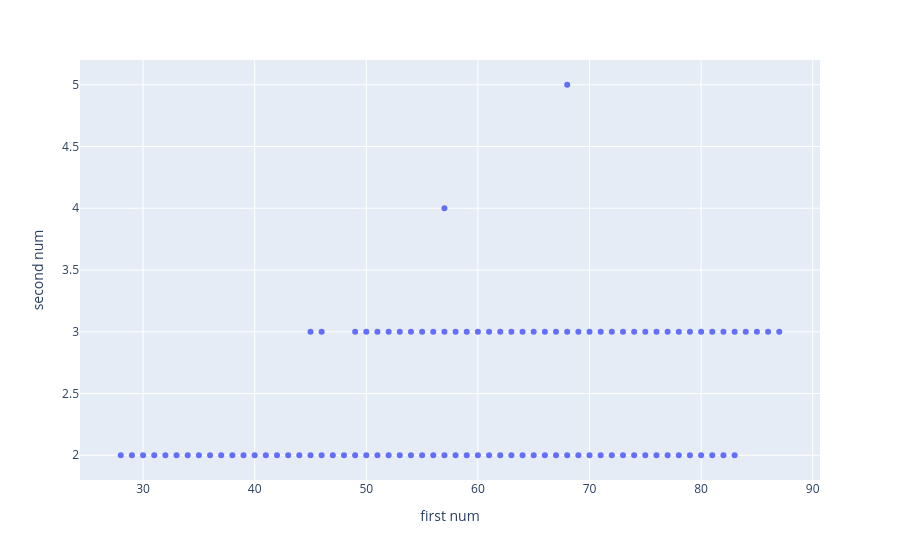

Notebook cell for this chart:
### Markdown cell above
There are some columns with strange values, like:  

CDM	38+2  
LB	42+2  
RB	42+2  
LWB	45+2  

These columns refer to football (soccer) player positions and their ratings  
The first number (e.g., 38) represents the player's base rating or score for that position.  
The +2 indicates a potential improvement or bonus to the player's base rating for that position.  

They are distributed like this:

### Code cell
rdm = pd.DataFrame(fifa.RDM.unique(), columns=["val"])
rdm.val.apply(lambda v: str(v).split("+"))
rdm.dropna(inplace=True)
rdm[["first num", "second num"]] = rdm["val"].str.split("+", n=1, expand=True)
rdm["first num"] = rdm["first num"].astype(int)
rdm["second num"] = rdm["second num"].astype(int)
px.scatter(rdm, x="first num", y="second num")

### Figure 1 — Plotly figure (JSON) as saved in the notebook; plotly's stock layout.template omitted (floating-point values rounded to 4 significant figures)
{"data": [{"hovertemplate": "first num=%{x}<br>second num=%{y}<extra></extra>", "legendgroup": "", "marker": {"color": "#636efa", "symbol": "circle"}, "mode": "markers", "name": "", "orientation": "v", "showlegend": false, "type": "scatter", "x": [61, 61, 60, 77, 63, 81, 68, 84, 62, 82, 70, 87, 58, 66, 67, 86, 65, 56, 76, 85, 68, 73, 71, 83, 53, 75, 78, 80, 79, 59, 65, 64, 78, 80, 59, 74, 77, 72, 57, 73, 79, 75, 62, 57, 81, 54, 57, 76, 51, 69, 55, 58, 69, 83, 74, 55, 53, 68, 56, 67, 66, 82, 52, 64, 54, 60, 63, 48, 70, 52, 72, 71, 49, 49, 51, 50, 50, 46, 43, 47, 46, 45, 42, 44, 40, 41, 39, 45, 36, 38, 37, 35, 34, 33, 32, 31, 30, 29, 28], "xaxis": "x", "y": [2, 3, 3, 3, 3, 3, 5, 3, 3, 3, 3, 3, 3, 3, 3, 3, 3, 3, 3, 3, 3, 3, 3, 3, 3, 3, 3, 3, 3, 2, 2, 3, 2, 2, 3, 3, 2, 3, 4, 2, 2, 2, 2, 2, 2, 3, 3, 2, 2, 2, 3, 2, 3, 2, 2, 2, 2, 2, 2, 2, 2, 2, 3, 2, 2, 2, 2, 2, 2, 2, 2, 2, 2, 3, 3, 2, 3, 2, 2, 2, 3, 2, 2, 2, 2, 2, 2, 3, 2, 2, 2, 2, 2, 2, 2, 2, 2, 2, 2], "yaxis": "y"}], "layout": {"autosize": true, "legend": {"tracegroupgap": 0}, "margin": {"t": 60}, "xaxis": {"anchor": "y", "autorange": true, "domain": [0, 1], "range": [24.33, 90.67], "title": {"text": "first num"}, "type": "linear"}, "yaxis": {"anchor": "x", "autorange": true, "domain": [0, 1], "range": [1.768, 5.232], "title": {"text": "second num"}, "type": "linear"}}}
